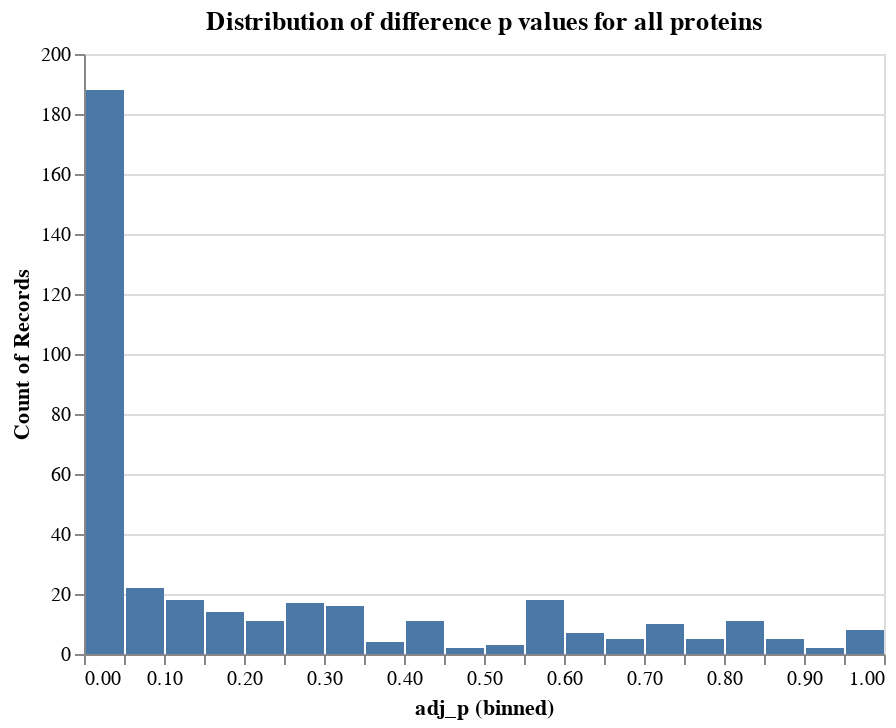

This figure's notebook cell:
### Code cell
# Plot the distribution of all the difference p values
alt.Chart(ttres_long).mark_bar().encode(
    x=alt.X(
        "adj_p",
        bin=alt.Bin(step=0.05),
        scale=alt.Scale(
            domain=[0, 1]
        )
    ),
    y=alt.Y(
        "count()"
    )
).properties(
    title="Distribution of difference p values for all proteins"
)

### Figure 1 — Vega-Lite specification as saved in the notebook (floating-point values rounded to 4 significant figures; data arrays with more than 128 entries replaced by an {"elided": "..."} marker saying what was removed)
{"config": {"view": {"continuousWidth": 400, "continuousHeight": 300}}, "data": {"name": "data-242503fe76187c84d2283bc01a837f0d"}, "mark": "bar", "encoding": {"x": {"type": "quantitative", "bin": {"step": 0.05}, "field": "adj_p", "scale": {"domain": [0, 1]}}, "y": {"type": "quantitative", "aggregate": "count"}}, "title": "Distribution of difference p values for all proteins", "$schema": "https://vega.github.io/schema/vega-lite/v4.8.1.json", "datasets": {"data-242503fe76187c84d2283bc01a837f0d": {"elided": "381 records"}}}
